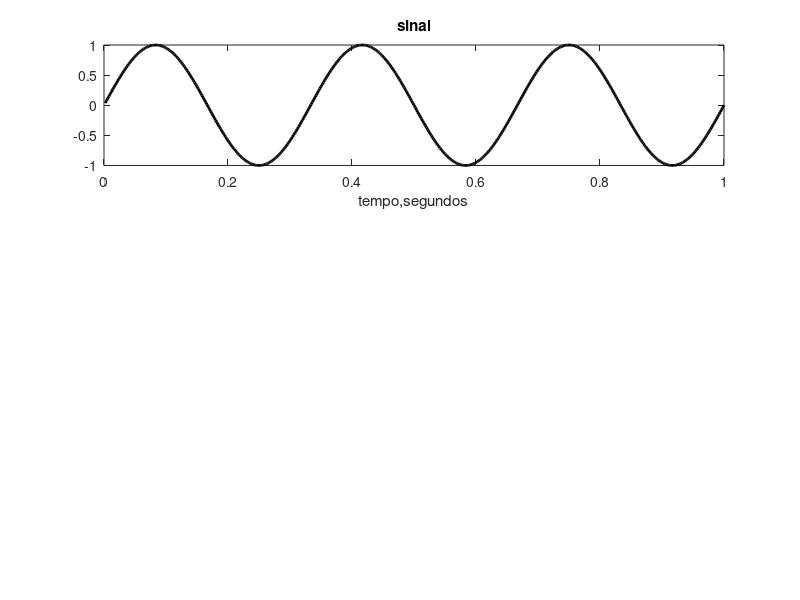

MATLAB code to generate this figure: (Note: this script raises an error after producing the figure.)
clear all;close all;
pkg load signal;

% Exemplo de amostragem e quantização 
td=0.002; % intervalo entre os pontos do sinal "analógico"
t=td:td:1; % intervalo de 1 segundo
xsig=sin(2*3*pi*t); % seno de 3Hz;
Lsig=length(xsig);

ts=0.02; % taxa de amostragem 50 Hz
fator=ts/td;

figure(1);
subplot(311); sfig1a=plot(t,xsig,'k');
set(sfig1a,'LineWidth',2); 
xlabel('tempo,segundos');
title('sinal');

amp = 2;     
%amp = max(xsig);
bits = 3;  % numero de bits da conversão analógico/digital
n=2^bits; % numero de niveis

% envia o sinal a um amostrador e quantizador
[s_out,sq_out] = amostra_quant(xsig,td,ts,amp,n);

subplot(312);
stem(t,s_out,'filled');
hold on;
stem(t,sq_out,'r', 'filled');

% ruido de quantizacao
sr = s_out - sq_out; % erro
emq = sr*sr'/length(sr); % erro medio quadratico
SQNR=20*log10(norm(s_out)/norm(sr)); % valor da SQNR

sfig1b = plot(t,sr,'k');
set(sfig1b,'LineWidth',2);
axis([0 1 -2 2]);
xlabel('tempo,segundos');
title('sinal {\it g} ({\it t}) e suas amostras uniformes e quantizadas');

% diferença entre sinal e ruido
subplot(313);
sfig1c=plot(t,xsig);
hold on;
stem(t,sq_out,'r','filled');
set(sfig1c,'LineWidth',2);
axis([0 1 -2 2]);
xlabel('tempo,segundos');
title('sinal {\it g} ({\it t}) e suas amostras uniformes e quantizadas');



